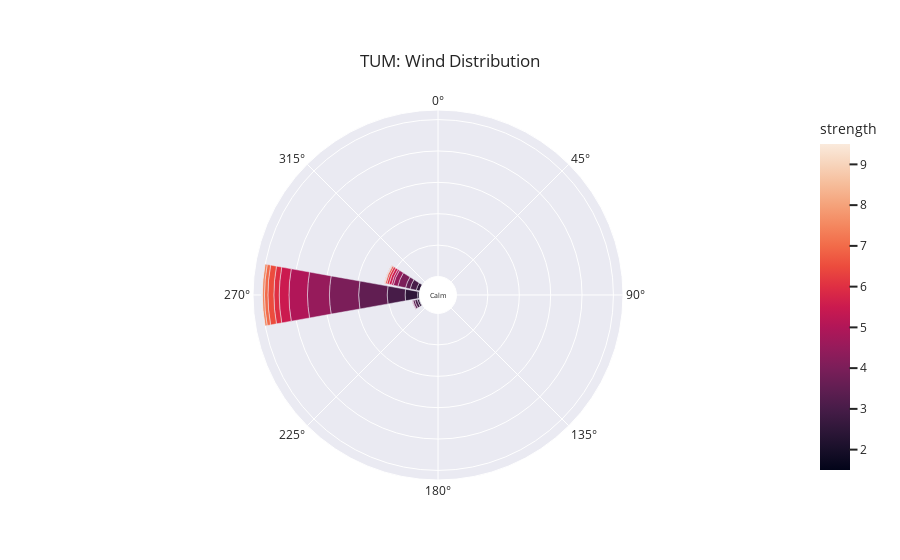
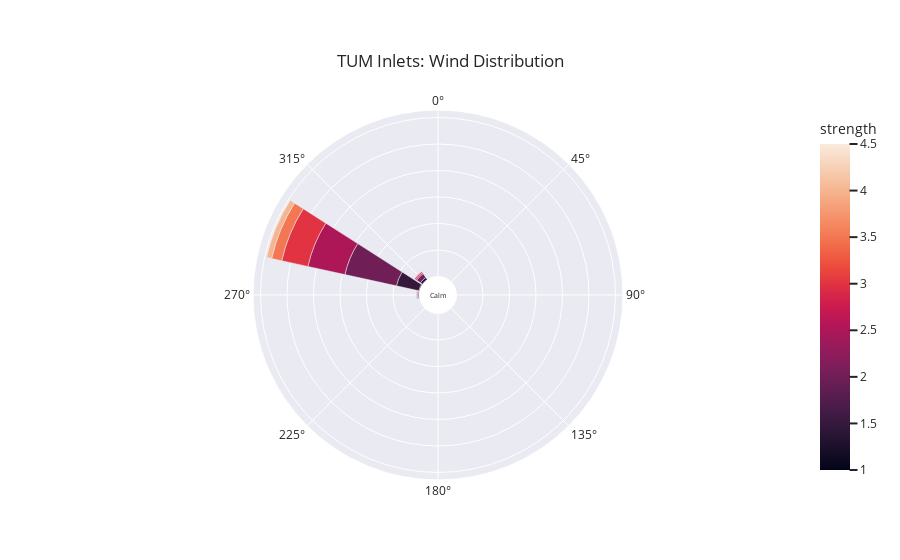
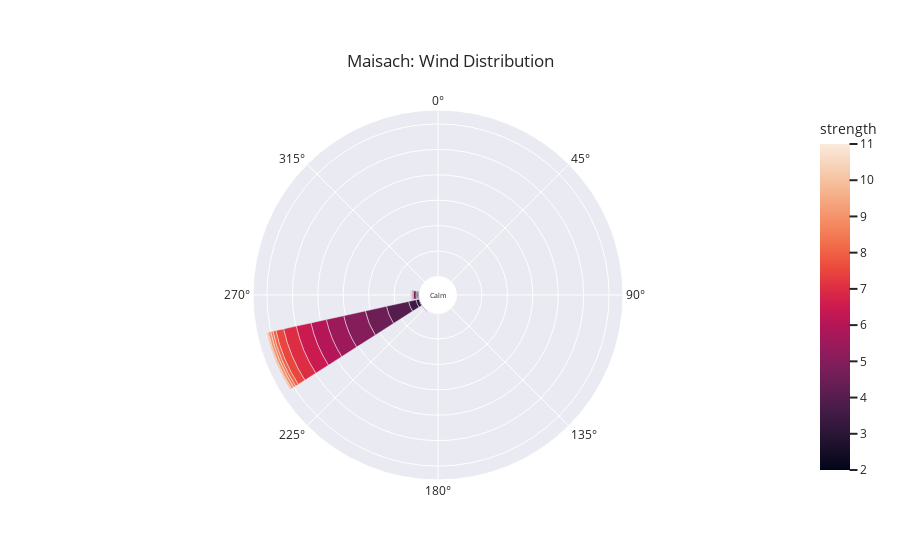

Notebook cell for these charts, in order:
### Code cell
# plot wind at 3m pole inlet
plot_wind_rose(df,6, 'TUM')
# side by side
plot_wind_rose(df,5, 'TUM Inlets') # was 16 until 06.06.2024
# Maisach
plot_wind_rose(df,16, 'Maisach') # was 1 until 06.06.2024
# Rechts-der-Isar
plot_wind_rose(df,2, 'Rechts-der-Isar')
# Finsing
plot_wind_rose(df,15, 'Finsing')
# Großhadern
plot_wind_rose(df,20, 'Großhadern') # was 4 until 12.06.2024
# Großhadern
plot_wind_rose(df,18, 'Pasing') # was 5 until 06.06.2024
# Feldkirchen
plot_wind_rose(df,7, 'Feldkirchen')
# Taufkirchen
plot_wind_rose(df,12, 'Taufkirchen') # was 8 until 12.06.2024
# Finsing
plot_wind_rose(df,14, 'DLR')

### Figure 1 — Plotly figure (JSON) as saved in the notebook; plotly's stock layout.template omitted (floating-point values rounded to 4 significant figures)
{"data": [{"hovertemplate": "count=%{r}<br>cardinal_direction=%{theta}<br>strength=%{marker.color}<extra></extra>", "legendgroup": "", "marker": {"color": [1.5, 1.5, 2, 2, 2, 2.5, 2.5, 2.5, 3, 3, 3, 3.5, 3.5, 3.5, 4, 4, 4, 4.5, 4.5, 5, 5, 5, 5.5, 5.5, 6, 6, 6.5, 6.5, 7, 7, 7.5, 7.5, 8, 8, 8.5, 9.5], "coloraxis": "coloraxis", "pattern": {"shape": ""}}, "name": "", "r": [1, 1, 1, 5, 2, 6, 11, 40, 57, 8, 20, 15, 91, 6, 25, 93, 2, 15, 70, 1, 6, 59, 31, 8, 17, 7, 5, 19, 2, 11, 7, 1, 1, 1, 1, 1], "showlegend": false, "subplot": "polar", "theta": [270, 247.5, 292.5, 270, 247.5, 247.5, 292.5, 270, 270, 247.5, 292.5, 292.5, 270, 247.5, 292.5, 270, 247.5, 292.5, 270, 247.5, 292.5, 270, 270, 292.5, 270, 292.5, 292.5, 270, 292.5, 270, 270, 292.5, 292.5, 270, 270, 270], "type": "barpolar"}], "layout": {"annotations": [{"font": {"size": 7}, "showarrow": false, "text": "Calm", "x": 0.5, "y": 0.5}], "barmode": "relative", "coloraxis": {"colorbar": {"title": {"text": "strength"}}, "colorscale": [[0, "rgb(2,4,25)"], [0.0625, "rgb(24,15,41)"], [0.125, "rgb(47,23,57)"], [0.1875, "rgb(71,28,72)"], [0.25, "rgb(97,30,82)"], [0.3125, "rgb(123,30,89)"], [0.375, "rgb(150,27,91)"], [0.4375, "rgb(177,22,88)"], [0.5, "rgb(203,26,79)"], [0.5625, "rgb(223,47,67)"], [0.625, "rgb(236,76,61)"], [0.6875, "rgb(242,107,73)"], [0.75, "rgb(244,135,95)"], [0.8125, "rgb(245,162,122)"], [0.875, "rgb(246,188,153)"], [0.9375, "rgb(247,212,187)"], [1, "rgb(250,234,220)"]]}, "legend": {"font": {"size": 14}, "orientation": "h", "tracegroupgap": 0, "x": 0.5, "xanchor": "center", "y": -0.1, "yanchor": "middle"}, "margin": {"t": 110}, "polar": {"angularaxis": {"direction": "clockwise", "rotation": 90}, "domain": {"x": [0, 1], "y": [0, 1]}, "hole": 0.1, "radialaxis": {"linewidth": 0, "showticklabels": false, "ticks": ""}}, "title": {"text": "TUM: Wind Distribution", "xanchor": "center", "yanchor": "top"}}}

### Figure 2 — Plotly figure (JSON) as saved in the notebook; plotly's stock layout.template omitted (floating-point values rounded to 4 significant figures)
{"data": [{"hovertemplate": "count=%{r}<br>cardinal_direction=%{theta}<br>strength=%{marker.color}<extra></extra>", "legendgroup": "", "marker": {"color": [1, 1, 1, 1.5, 1.5, 1.5, 2, 2, 2, 2.5, 2.5, 2.5, 3, 3, 3, 3.5, 3.5, 4, 4.5], "coloraxis": "coloraxis", "pattern": {"shape": ""}}, "name": "", "r": [1, 1, 4, 87, 10, 4, 199, 17, 3, 5, 143, 3, 1, 101, 5, 39, 1, 20, 4], "showlegend": false, "subplot": "polar", "theta": [315, 270, 292.5, 292.5, 315, 270, 292.5, 315, 270, 315, 292.5, 270, 270, 292.5, 315, 292.5, 315, 292.5, 292.5], "type": "barpolar"}], "layout": {"annotations": [{"font": {"size": 7}, "showarrow": false, "text": "Calm", "x": 0.5, "y": 0.5}], "barmode": "relative", "coloraxis": {"colorbar": {"title": {"text": "strength"}}, "colorscale": [[0, "rgb(2,4,25)"], [0.0625, "rgb(24,15,41)"], [0.125, "rgb(47,23,57)"], [0.1875, "rgb(71,28,72)"], [0.25, "rgb(97,30,82)"], [0.3125, "rgb(123,30,89)"], [0.375, "rgb(150,27,91)"], [0.4375, "rgb(177,22,88)"], [0.5, "rgb(203,26,79)"], [0.5625, "rgb(223,47,67)"], [0.625, "rgb(236,76,61)"], [0.6875, "rgb(242,107,73)"], [0.75, "rgb(244,135,95)"], [0.8125, "rgb(245,162,122)"], [0.875, "rgb(246,188,153)"], [0.9375, "rgb(247,212,187)"], [1, "rgb(250,234,220)"]]}, "legend": {"font": {"size": 14}, "orientation": "h", "tracegroupgap": 0, "x": 0.5, "xanchor": "center", "y": -0.1, "yanchor": "middle"}, "margin": {"t": 110}, "polar": {"angularaxis": {"direction": "clockwise", "rotation": 90}, "domain": {"x": [0, 1], "y": [0, 1]}, "hole": 0.1, "radialaxis": {"linewidth": 0, "showticklabels": false, "ticks": ""}}, "title": {"text": "TUM Inlets: Wind Distribution", "xanchor": "center", "yanchor": "top"}}}

### Figure 3 — Plotly figure (JSON) as saved in the notebook; plotly's stock layout.template omitted (floating-point values rounded to 4 significant figures)
{"data": [{"hovertemplate": "count=%{r}<br>cardinal_direction=%{theta}<br>strength=%{marker.color}<extra></extra>", "legendgroup": "", "marker": {"color": [2, 2.5, 2.5, 2.5, 3, 3, 3.5, 3.5, 3.5, 4, 4, 4.5, 4.5, 5, 5, 5.5, 5.5, 6, 6, 6.5, 7, 7, 7.5, 7.5, 8, 8.5, 8.5, 9, 9.5, 10, 10.5, 11], "coloraxis": "coloraxis", "pattern": {"shape": ""}}, "name": "", "r": [2, 4, 3, 3, 12, 1, 5, 1, 30, 89, 4, 85, 10, 87, 4, 70, 3, 2, 62, 59, 1, 51, 31, 1, 12, 1, 9, 10, 5, 4, 1, 1], "showlegend": false, "subplot": "polar", "theta": [270, 247.5, 270, 225, 247.5, 225, 270, 225, 247.5, 247.5, 270, 247.5, 270, 247.5, 270, 247.5, 270, 270, 247.5, 247.5, 225, 247.5, 247.5, 270, 247.5, 270, 247.5, 247.5, 247.5, 247.5, 247.5, 247.5], "type": "barpolar"}], "layout": {"annotations": [{"font": {"size": 7}, "showarrow": false, "text": "Calm", "x": 0.5, "y": 0.5}], "barmode": "relative", "coloraxis": {"colorbar": {"title": {"text": "strength"}}, "colorscale": [[0, "rgb(2,4,25)"], [0.0625, "rgb(24,15,41)"], [0.125, "rgb(47,23,57)"], [0.1875, "rgb(71,28,72)"], [0.25, "rgb(97,30,82)"], [0.3125, "rgb(123,30,89)"], [0.375, "rgb(150,27,91)"], [0.4375, "rgb(177,22,88)"], [0.5, "rgb(203,26,79)"], [0.5625, "rgb(223,47,67)"], [0.625, "rgb(236,76,61)"], [0.6875, "rgb(242,107,73)"], [0.75, "rgb(244,135,95)"], [0.8125, "rgb(245,162,122)"], [0.875, "rgb(246,188,153)"], [0.9375, "rgb(247,212,187)"], [1, "rgb(250,234,220)"]]}, "legend": {"font": {"size": 14}, "orientation": "h", "tracegroupgap": 0, "x": 0.5, "xanchor": "center", "y": -0.1, "yanchor": "middle"}, "margin": {"t": 110}, "polar": {"angularaxis": {"direction": "clockwise", "rotation": 90}, "domain": {"x": [0, 1], "y": [0, 1]}, "hole": 0.1, "radialaxis": {"linewidth": 0, "showticklabels": false, "ticks": ""}}, "title": {"text": "Maisach: Wind Distribution", "xanchor": "center", "yanchor": "top"}}}
